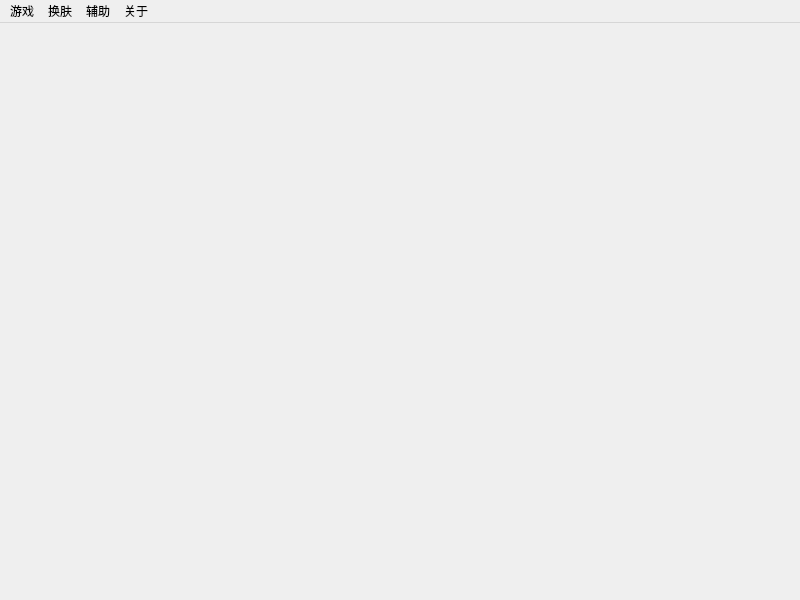
<?xml version="1.0" encoding="UTF-8"?>
<ui version="4.0">
 <class>MainWindow</class>
 <widget class="QMainWindow" name="MainWindow">
  <property name="geometry">
   <rect>
    <x>0</x>
    <y>0</y>
    <width>800</width>
    <height>600</height>
   </rect>
  </property>
  <property name="windowTitle">
   <string>MainWindow</string>
  </property>
  <widget class="QWidget" name="centralwidget"/>
  <widget class="QMenuBar" name="menubar">
   <property name="geometry">
    <rect>
     <x>0</x>
     <y>0</y>
     <width>800</width>
     <height>21</height>
    </rect>
   </property>
   <widget class="QMenu" name="menugame">
    <property name="title">
     <string>游戏</string>
    </property>
    <addaction name="actionnew"/>
    <addaction name="separator"/>
    <addaction name="actionchuji"/>
    <addaction name="actionzhongji"/>
    <addaction name="actiongaoji"/>
    <addaction name="actionzidingyi"/>
    <addaction name="separator"/>
    <addaction name="actionquit"/>
   </widget>
   <widget class="QMenu" name="menu">
    <property name="title">
     <string>换肤</string>
    </property>
    <addaction name="actionclassic"/>
    <addaction name="actionmengnanfen"/>
    <addaction name="actionlvsexinqing"/>
    <addaction name="actionIKUN"/>
   </widget>
   <widget class="QMenu" name="menu_2">
    <property name="title">
     <string>辅助</string>
    </property>
    <addaction name="actionfuzhu"/>
    <addaction name="actiontoushi"/>
   </widget>
   <widget class="QMenu" name="menu_3">
    <property name="title">
     <string>关于</string>
    </property>
   </widget>
   <addaction name="menugame"/>
   <addaction name="menu"/>
   <addaction name="menu_2"/>
   <addaction name="menu_3"/>
  </widget>
  <action name="actionchuji">
   <property name="text">
    <string>初级</string>
   </property>
  </action>
  <action name="actionzhongji">
   <property name="text">
    <string>中级</string>
   </property>
  </action>
  <action name="actiongaoji">
   <property name="text">
    <string>高级</string>
   </property>
  </action>
  <action name="actionzidingyi">
   <property name="text">
    <string>自定义</string>
   </property>
  </action>
  <action name="actionquit">
   <property name="text">
    <string>退出</string>
   </property>
  </action>
  <action name="actionclassic">
   <property name="checkable">
    <bool>false</bool>
   </property>
   <property name="icon">
    <iconset theme="application-exit"/>
   </property>
   <property name="text">
    <string>经典原皮</string>
   </property>
   <property name="toolTip">
    <string>&lt;html&gt;&lt;head/&gt;&lt;body&gt;&lt;p&gt;经典原皮&lt;/p&gt;&lt;/body&gt;&lt;/html&gt;</string>
   </property>
  </action>
  <action name="actionmengnanfen">
   <property name="checkable">
    <bool>false</bool>
   </property>
   <property name="checked">
    <bool>false</bool>
   </property>
   <property name="text">
    <string>猛男粉</string>
   </property>
   <property name="toolTip">
    <string>&lt;html&gt;&lt;head/&gt;&lt;body&gt;&lt;p&gt;&lt;span style=&quot; color:#55ff00;&quot;&gt;猛男粉&lt;/span&gt;&lt;/p&gt;&lt;/body&gt;&lt;/html&gt;</string>
   </property>
  </action>
  <action name="actionlvsexinqing">
   <property name="checkable">
    <bool>false</bool>
   </property>
   <property name="text">
    <string>绿色心情</string>
   </property>
  </action>
  <action name="actionIKUN">
   <property name="checkable">
    <bool>false</bool>
   </property>
   <property name="text">
    <string>IKUN</string>
   </property>
  </action>
  <action name="actionfuzhu">
   <property name="checkable">
    <bool>true</bool>
   </property>
   <property name="checked">
    <bool>true</bool>
   </property>
   <property name="text">
    <string>辅助框框</string>
   </property>
   <property name="shortcut">
    <string>Ctrl+H</string>
   </property>
  </action>
  <action name="actiontoushi">
   <property name="text">
    <string>无敌透视</string>
   </property>
   <property name="shortcut">
    <string>H</string>
   </property>
  </action>
  <action name="actionnew">
   <property name="text">
    <string>新游戏</string>
   </property>
  </action>
 </widget>
 <resources/>
 <connections/>
</ui>
